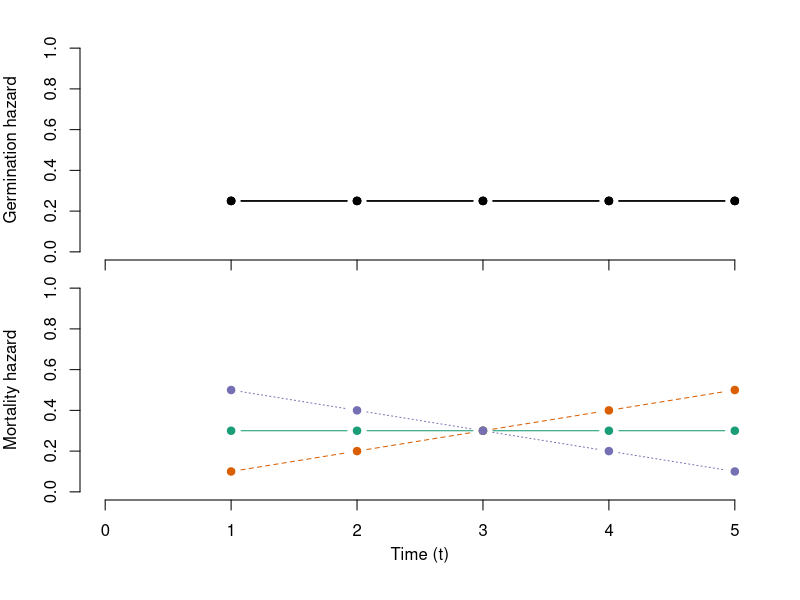
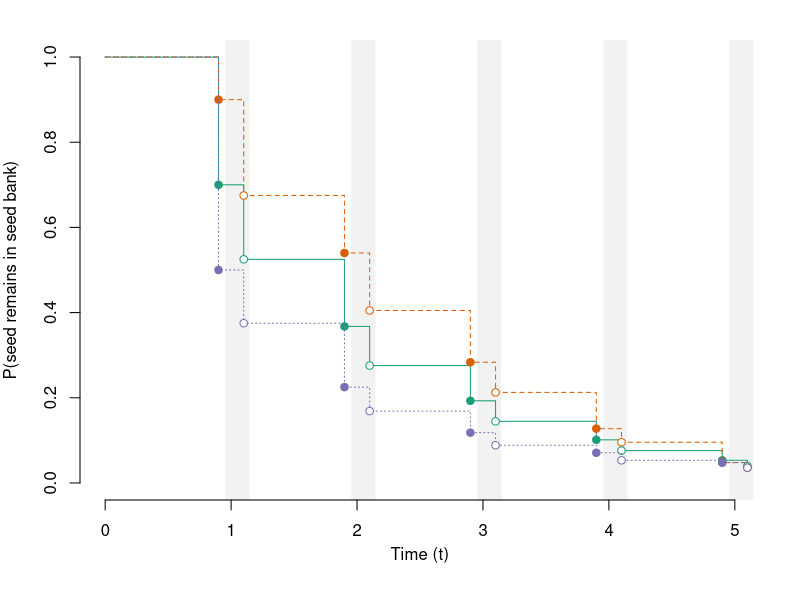
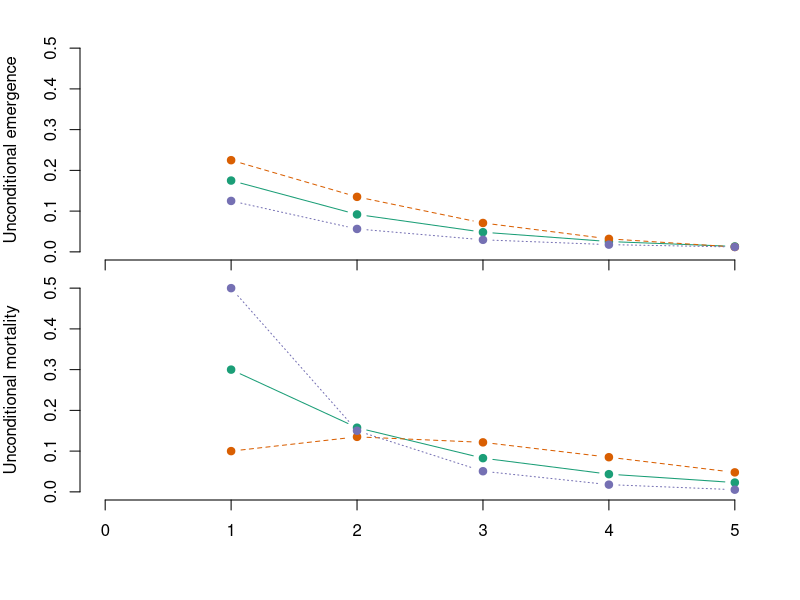

The R script that drew these images, in order:
####
####
# Script to produce Figure S3
# Explanation of time-to-event model with structured seed bank
####
####

# -------------------------------------------------------------------
# Function to obtain hazards based on annual probability of germination and mortality
# -------------------------------------------------------------------
f.hazards = function(t= time.discrete, p.g=.1,p.m=.1){
  
  ## Set germination hazards
  # If 1 value is supplied for p.g, assume single hazard at all times
  # If fewer values supplied for p.g than time points, extend last hazard to end of time
  # If number of values for p.g matches time points, set p.g equal to hazard
  if(length(p.g)<length(t)){
    if(length(p.g)==1){
      hazard.g = c()
      hazard.g=rep(p.g,length(t)) 
    } else {
      n.tmp=length(p.g)
      hazard.g=c(p.g,rep(p.g[n.tmp],length(t)-n.tmp))
    }
  } else {
    hazard.g = p.g
  }
  
  ## Set mortality hazards
  # If 1 value is supplied for p.m, assume single hazard at all times
  # If fewer values supplied for p.m than time points, extend last hazard to end of time
  # If number of values for p.m matches time points, set p.g equal to hazard
  if(length(p.m)<length(t)){
    if(length(p.m)==1){
      hazard.m = c()
      hazard.m=rep(p.m,length(t)) 
    } else {
      n.tmp=length(p.m)
      hazard.m=c(p.m,rep(p.m[n.tmp],length(t)-n.tmp))
    }
  } else {
    hazard.m = p.m
  }
  return(list(hazard.m,hazard.g)) 
  
}

# -------------------------------------------------------------------
# Function to obtain survival function based on annual probability of germination and mortality
# -------------------------------------------------------------------
f.survival = function(t=time.discrete,h.g=.1,h.m=.1){
  
  survival.fun = 1
  index.g=index.d=c()
  index.surv = seq(1,length(t)*2,by=2)
  for(i in t){
    tmp = index.surv[i]
    survival.fun[tmp+1] = survival.fun[tmp]*(1 - h.m[i])
    survival.fun[tmp+2] = survival.fun[tmp+1]*(1-h.g[i])
    index.g[tmp] = tmp+2;index.d[tmp]=tmp+1
  }
  
  return(survival.fun)
}

# -------------------------------------------------------------------
# Function to obtain probability mass function for germination
# -------------------------------------------------------------------
f.pmf = function(t=time.discrete,h.g=.1,h.m=.1){
  
  # Probability mass function for emergence/recruitment
  survival.fun = 1
  p.emergence = c()
  index.g=index.d=c()
  for(i in t){
    p.emergence[i] = (survival.fun[i]*(1 - h.m[i]))*h.g[i]
    survival.fun[i+1] = (survival.fun[i]*(1 - h.m[i]))*(1-h.g[i])
  }
  
  survival.fun = 1
  p.mortality = c()
  index.g=index.d=c()
  for(i in t){
    p.mortality[i] = (survival.fun[i]*(h.m[i]))
    survival.fun[i+1] = (survival.fun[i]*(1 - h.m[i]))*(1-h.g[i])
  }
  
  return(list(p.mortality,p.emergence))
}


# -------------------------------------------------------------------
# Simulation for a seed bank in which mortality precedes germination
# Discrete times
# -------------------------------------------------------------------

# define a vector for discrete times as close to integer as possible
time.discrete = 1:5

# Probability of germination
p.g = .25

# Probability of mortality
p.m = list(c(.3),seq(.1,.5,length.out=5),rev(seq(.1,.5,length.out=5)))

h.m=h.g=survival.fun=pmf.m=pmf.g=list()

for(i in 1:3){
# Calculate hazards
h.m[[i]]=f.hazards(t=time.discrete,p.g=p.g,p.m=p.m[[i]])[[1]]
h.g[[i]]=f.hazards(t=time.discrete,p.g=p.g,p.m=p.m[[i]])[[2]]

# Calculate survival function
survival.fun[[i]] = f.survival(t=time.discrete,h.g=h.g[[i]],h.m=h.m[[i]])

# Calculateprobability mass functions
pmf.m[[i]] = f.pmf(t=time.discrete,h.g=h.g[[i]],h.m=h.m[[i]])[[1]]
pmf.g[[i]] = f.pmf(t=time.discrete,h.g=h.g[[i]],h.m=h.m[[i]])[[2]]
}

# -------------------------------------------------------------------
# Define function to create set of plots
# -------------------------------------------------------------------

plot.colors = c("#1b9e77","#d95f02","#7570b3")
plot.shapes = c(19,21,4)
plot.lines = c("solid","dashed","dotted")

pdf("products/figures/figure-structured-seed-bank.pdf",height=6,width=4)
par(mfrow=c(2,1))
par(mar=c(1,4,0,2),
    oma=c(4,0,2,0))

# Germination hazard (age-specific)

plot(NA,NA, 
     ylim=c(0,1), xlim=c(0,max(time.discrete)),
     xaxt='n',xlab="",
     axes=FALSE,
     ylab = "Germination hazard",
     pch=19)

for(i in 1:3){
  points(time.discrete,h.g[[i]],col="black",pch=19,type='b')
}

axis(1L,labels=FALSE);axis(2L)

# Mortality hazard
plot(NA,NA,
     ylim=c(0,1),xlim=c(0,max(time.discrete)),
     pch=19, axes=FALSE,
     ylab= "Mortality hazard")
for(i in 1:3){
  points(time.discrete,h.m[[i]],pch=19,col=plot.colors[i],type='b',lty=plot.lines[i])
}
axis(1L);axis(2L)
mtext("Time (t)", side = 1,line=2.2)


par(mfrow=c(1,1))
par(mar=c(1,4,0,2),
    oma=c(4,0,2,0))

# Calculations for plotting
offset = .1
time.points=rep(time.discrete,each=2) + rep(c(-offset,offset),length(time.discrete))
time.points=c(0,time.points)

km.points=rep(time.discrete,each=4) + rep(c(-offset,-offset,offset,offset),length(time.discrete))
km.points=c(0,km.points)

km.fun = list()

for(i in 1:3){
  surv.tmp = survival.fun[[i]]
  km.fun[[i]]=c(rep(surv.tmp[1:(length(surv.tmp)-1)],each=2),surv.tmp[length(surv.tmp)])
}

index.g = 3+2*(1:length(time.discrete)-1)
index.d = 2+2*(1:length(time.discrete)-1)

# Survival function plots for different combinations of germination and mortality
plot(NA,NA,
     ylim=c(0,1),xlim=c(0,max(time.discrete)), pch=19,axes=FALSE,
     ylab= "P(seed remains in seed bank)",xlab="Time (t)")
rect(xleft=time.discrete-.05,ybottom=-.25,xright=time.discrete+.15,ytop=1.25,border=0,col='gray95')

# Lines similar to Kaplan-Meier plot
for(i in 1:3){
  lines(km.points,km.fun[[i]],lty=plot.lines[i],col=plot.colors[i])
  points(time.points[index.g],survival.fun[[i]][index.g],pch=21,bg='white',col=plot.colors[i])
  points(time.points[index.d],survival.fun[[i]][index.d],pch=19,col=plot.colors[i])
}

mtext("Time (t)", side = 1,line=2.2)
axis(1L);axis(2L);

par(mfrow=c(2,1))
par(mar=c(1,4,0,2),
    oma=c(4,0,2,0))

plot(NA,NA, 
     ylab = "Unconditional emergence",
     xlab = "", xaxt='n',axes=FALSE,
     xlim=c(0,max(time.discrete)),ylim=c(0,.5),
     pch=19)

for(i in 1:3){
  points(time.discrete,pmf.g[[i]],
         col=plot.colors[i],lty=plot.lines[i], pch = 19,
         type='b')
}

axis(1L,labels=FALSE);axis(2L);

plot(NA,NA, 
     xlab = "Time (t)", ylab = "Unconditional mortality",
     xlim=c(0,max(time.discrete)), ylim=c(0,.5),
     axes=FALSE,
     pch=19)

for(i in 1:3){
  points(time.discrete,pmf.m[[i]],
         col=plot.colors[i],lty=plot.lines[i], pch = 19,
         type='b')
}

axis(1L);axis(2L);

dev.off()